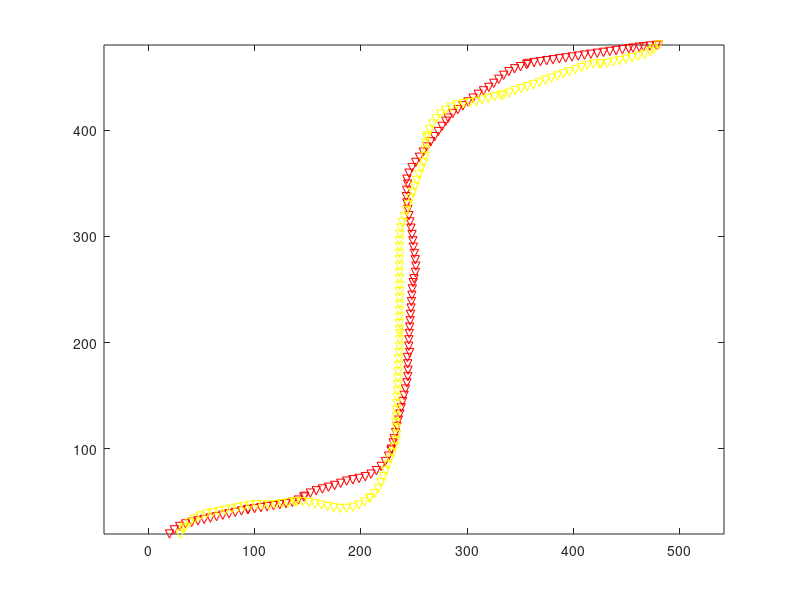

Write the MATLAB code that produced this figure. (Note: this script raises an error after producing the figure.)
clearvars
close all
rand('state',1);

env.x_max = 500;
env.y_max = 500;
x_max=500;
y_max=500;
width_c=50;
width_b=100;
l_block=0.5*(x_max-width_c);
h_block=(y_max-2*width_b);
obstacle1 = [0,width_b,l_block,h_block];
obstacle2 = [x_max-l_block,width_b,l_block,h_block];
ob_vec=[obstacle1;obstacle2];
env.ob_vec=ob_vec;

EPS = 10;
rho=40;
    BETA=EPS/rho; 
numNodes=2000;

% 7-10 deconfliciton
dt=0.1;

confliction_init.notCollided=1;

%% Agent1
agent1.q_start.coord = [20 20];
agent1.q_start.dir=pi/4; 
agent1.q_start.cost = 0;
agent1.q_start.parent = 0;

agent1.q_goal.coord = [x_max-20 y_max-20];
agent1.q_goal.cost = 0;
agent1.q_goal.dir=0;

agent1.speedmode=0;
agent1.q_ci=agent1.q_start;

agent1.i=2; %used for path following

agent1.confliction=confliction_init;


%% Agent2
agent2.q_start.coord = [x_max-20 y_max-20];
agent2.q_start.dir=-3*pi/4; 
agent2.q_start.cost = 0;
agent2.q_start.parent = 0;

agent2.q_goal.coord = [30 20];
agent2.q_goal.cost = 0;
agent2.q_goal.dir=-2*pi/3;

agent2.speedmode=0;
agent2.q_ci=agent2.q_start;

agent2.i=2;

agent2.confliction=confliction_init;

% load('path')
% agent1.path=newpath;
% agent1.i=2;

% load('path_data')
load('newpath_data1')
agent1.path=newpath1;
agent2.path=newpath2;


% plot_env(env,1)
plot(agent1.path(:,1),agent1.path(:,2),'rv')
hold on
plot(agent2.path(:,1),agent2.path(:,2),'yv')
axis equal
% axis([10 50 10 50])

% state_check1=[];
% state_check2=[];
dist_agent=[];

Agents=[agent1; agent2];

for t=0:dt:80
    t
%     agent1=controlFollowPath(agent1,rho,EPS,dt);
%     agent2=controlFollowPath(agent2,rho,EPS,dt);

%--------
    Agents=control(Agents,rho,EPS,dt);
    for i=1:2
        plot(Agents(i).q_ci.coord(1),Agents(i).q_ci.coord(2),'b.')
        hold on
        temp=Agents(i);
        plot(Agents(i).path(temp.i,1), Agents(i).path(temp.i,2),'g.')
        if ~Agents(i).confliction.notCollided
            plot(Agents(i).confliction.center(1), Agents(i).confliction.center(2),'ko')
            plot(Agents(i).confliction.leave(1), Agents(i).confliction.leave(2),'k.')
            
        end
        drawnow
    end
    %-----------
%     agent1.i
%     plot(agent1.q_ci.coord(1),agent1.q_ci.coord(2),'b.')
%     agent1.i
%     plot(agent2.q_ci.coord(1),agent2.q_ci.coord(2),'b.')
%     drawnow
% %     pause(0.5)
%     [temp1,temp2]=checkNoAgentCollisionInit(agent1,agent2);
%     state_check1=[state_check1 temp1.notCollided];
%     state_check2=[state_check2 temp2.notCollided];
%     if ~temp1.notCollided
%         plot(temp1.approach(1,1),temp1.approach(1,2),'k.')
%         plot(temp1.leave(1,1),temp1.leave(1,2),'k.')
%         plot(temp2.approach(1,1),temp2.approach(1,2),'k.')
%         plot(temp2.leave(1,1),temp2.leave(1,2),'k.')
%         plot(temp1.center(1,1),temp1.center(1,2),'ko','LineWidth',1.5)
%     end
        
    dist_agent=[dist_agent norm(Agents(1).q_ci.coord-Agents(2).q_ci.coord)];
%     hold on;
end

% figure(2)
% plot(state_check1)
% hold on
% plot(state_check2,'--')

figure(3)
plot(0:dt:80,dist_agent)
